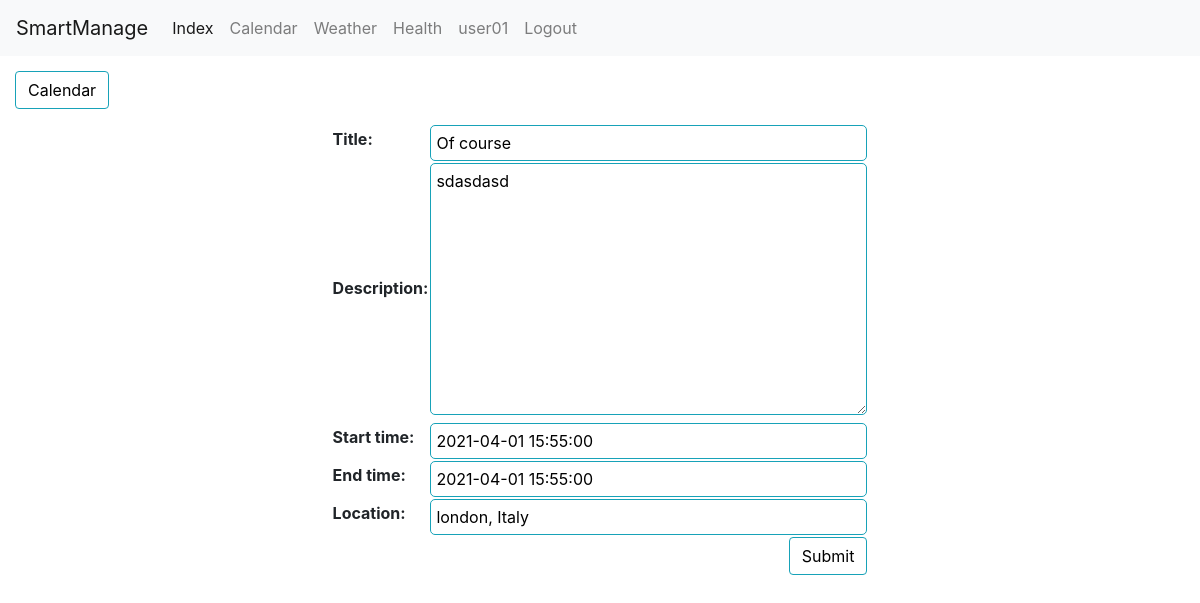
Screenshot of /event/edit/4/ (signed in) with the database file from the repository.
### manCal/models.py (models this page shows, shortened)
class CustomUser(AbstractUser):
    email = models.EmailField()

class Event(models.Model):
    user = models.ForeignKey(settings.AUTH_USER_MODEL, on_delete=models.CASCADE)
    title = models.CharField(max_length=200)
    description = models.TextField()
    start_time = models.DateTimeField()
    end_time = models.DateTimeField()
    created_date = models.DateTimeField(auto_now_add=True)
    location = models.CharField(max_length=200, null=True, blank=True)

### manCal/views.py (the view)
# urls.py: path('event/edit/<int:pk>/', views.EventEdit.as_view(), name='event_edit'),
class EventEdit(LoginRequiredMixin, generic.UpdateView):
    model = Event
    fields = ['title', 'description', 'start_time', 'end_time', 'location']
    template_name = 'event.html'

### manCal/templates/event.html (shortened to what this page needs)
{% extends 'base.html' %}
{% block content %}
<div class="clearfix">
  <a class="btn btn-info left" href="{% url 'manCal:calendar' %}"> Calendar </a>
</div>
<form method="post">
  <table class="form form-table">
    {{ form }}
    <tr><td colspan="2"><button type="submit" class="btn btn-info right"> Submit </button></td></tr>
  </table>
</form>
{% endblock %}

### manCal/templates/base.html (shortened to what this page needs)
{% load static %}
<!DOCTYPE html>
<html lang="en">
    <head>
        <link rel="stylesheet" href="https://maxcdn.bootstrapcdn.com/bootstrap/4.0.0/css/bootstrap.min.css">
        <link rel="stylesheet" href="https://use.fontawesome.com/releases/v5.0.10/css/all.css">
        <link rel="stylesheet" type="text/css" href="{% static 'css/style.css' %}">
    </head>
    <body>
        <nav class="navbar navbar-expand-lg navbar-light bg-light">
        <a class="navbar-brand" href="{% url 'manCal:index' %}">SmartManage</a>
        <div class="collapse navbar-collapse" id="navbarNav">
            <ul class="navbar-nav">
            {% if user.is_authenticated %}
                <li class="nav-item active">
                    <a class="nav-link" href="#">Index</a>
                </li>
                <li class="nav-item">
                    <a class="nav-link" href="{% url 'manCal:calendar' %}">Calendar</a>
                </li>
                <li class="nav-item">
                    <a class="nav-link" href="{% url 'manCal:weather' %}">Weather</a>
                </li>
                <li class="nav-item">
                    <a class="nav-link" href="">Health</a>
                </li>
                <li class="nav-item">
                    <a class="nav-link" href="">{{user}}</a>
                </li>
                <li class="nav-item">
                    <a class="nav-link" href="{% url 'logout' %}">Logout</a>
                </li>
            {% endif %}
            </ul>
        </div>
        </nav>
        {% block content %}
        {% endblock content %}
    </body>
</html>

### manCal/static/css/style.css (style rules this page uses)
ul { height: 100%; padding: 0px 5px 0px 0px; }
a { color: #17a2b8; }
.left { float: left; }
.right { float: right; }
.btn { outline: none; color: black; background-color: transparent; box-shadow: 0 0 0 0; }
.clearfix { margin: 15px; }
.form { margin: auto; }
.form input, .form select, .form textarea { border-radius: 5px; border: 1px solid #17a2b8; outline: none; background: none; padding: 5px; width: 100%; }
ul, li { list-style-type: none; }

### rows the page displays
CustomUser: username "user01"
Event: title "Of course", description "sdasdasd", start_time "2021-04-01 15:55:00", end_time "2021-04-01 15:55:00", location "london, Italy"
